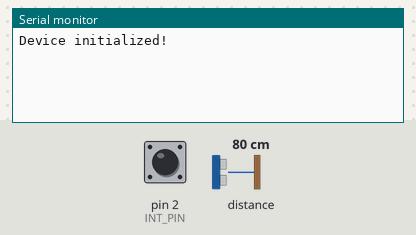
A sketch run on a simulated Arduino Uno, built with avr-gcc and run on an emulated ATmega328P. Parts: the last lines printed to the serial monitor. The inputs (shaded band) are chosen by the test bench; at power-on: pin 2 (INT_PIN) HIGH, distance to the obstacle 80 cm.

Above: at 1.2 s.
1.3 s: pin 2 (INT_PIN) pulled LOW for 0.15 s
At 2.5 s:
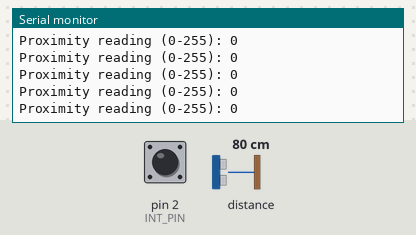
2.9 s: pin 2 (INT_PIN) driven LOW
5.9 s: distance to the obstacle set to 2 cm
At 6.7 s:
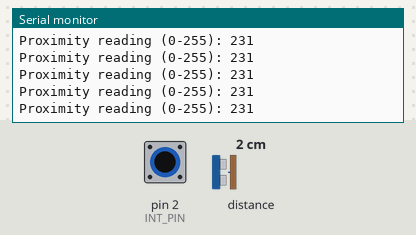
8.9 s: distance to the obstacle set to 18 cm
At 10.0 s:
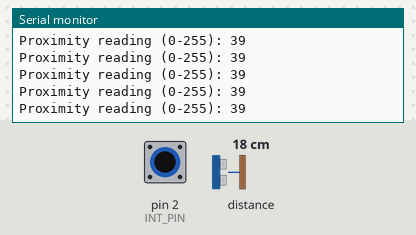
11.9 s: distance to the obstacle set to 4 cm
At 12.5 s:
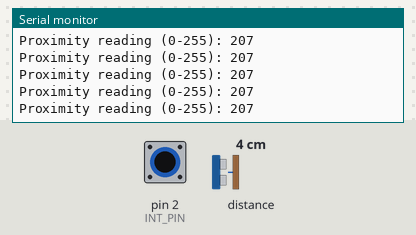
14.9 s: pin 2 (INT_PIN) pulsed HIGH 5 times (0.12 s each, 0.3 s apart)
Timing chart, 0 to 17.9 s (numbered marks = the images above; inputs shaded):
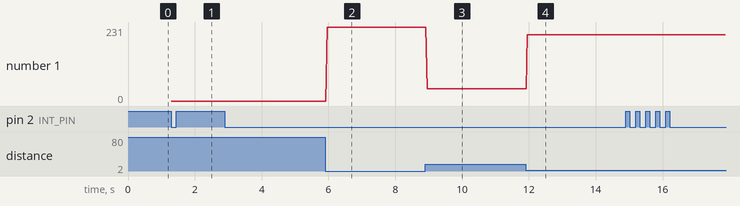

Measured:
- after the input at 1.3 s, the serial monitor: prints a new line at once (image 1)
- after the input at 5.9 s, the serial monitor: prints a new line after 0.06 s (image 2)
- after the input at 8.9 s, the serial monitor: prints a new line after 0.05 s (image 3)
- after the input at 11.9 s, the serial monitor: prints a new line after 0.05 s (image 4)
- plotted number 1: 0 → 231 after the input at 5.9 s, 231 → 39 after the input at 8.9 s, 39 → 207 after the input at 11.9 s

The sketch:

proximity_sensor_examples.ino
```cpp
// Based on adafruit proximity_sensor example

#include "Adafruit_APDS9960.h"    // Library needed for the Sensor

// Pin that the interrupt is attached to, when object is detected
#define INT_PIN 2

Adafruit_APDS9960 apds;           // Creating our sensor object, so we can use it

void setup() {
  Serial.begin(9600);             // Initializing our Serial port with 9600 baud rate
  pinMode(INT_PIN, INPUT_PULLUP); // Setting up the interrupt pin as an PULL_UP.

  if(!apds.begin()){              // Beginning the work period of the sensor
    Serial.println("failed to initialize device! Please check your wiring.");
  }
  else Serial.println("Device initialized!");

  apds.enableProximity(true);      // Enabling proximity mode

  // Setting the interrupt threshold to fire when proximity reading goes above 100
  apds.setProximityInterruptThreshold(0, 100);

  //  Enabling proximity interrupt
  apds.enableProximityInterrupt();
}

void loop() {

  //print the proximity reading when the interrupt pin goes low
  if(!digitalRead(INT_PIN)){
    Serial.print("Proximity reading (0-255): ");
    Serial.println(apds.readProximity());  // Returns number from 0 - 255, where the higher
                                           // the value the closer an object is to the sensor
                                           // there is no direct translation to absolut measurements

    // Clear the interrupt event
    apds.clearInterrupt();
  }
}
```
